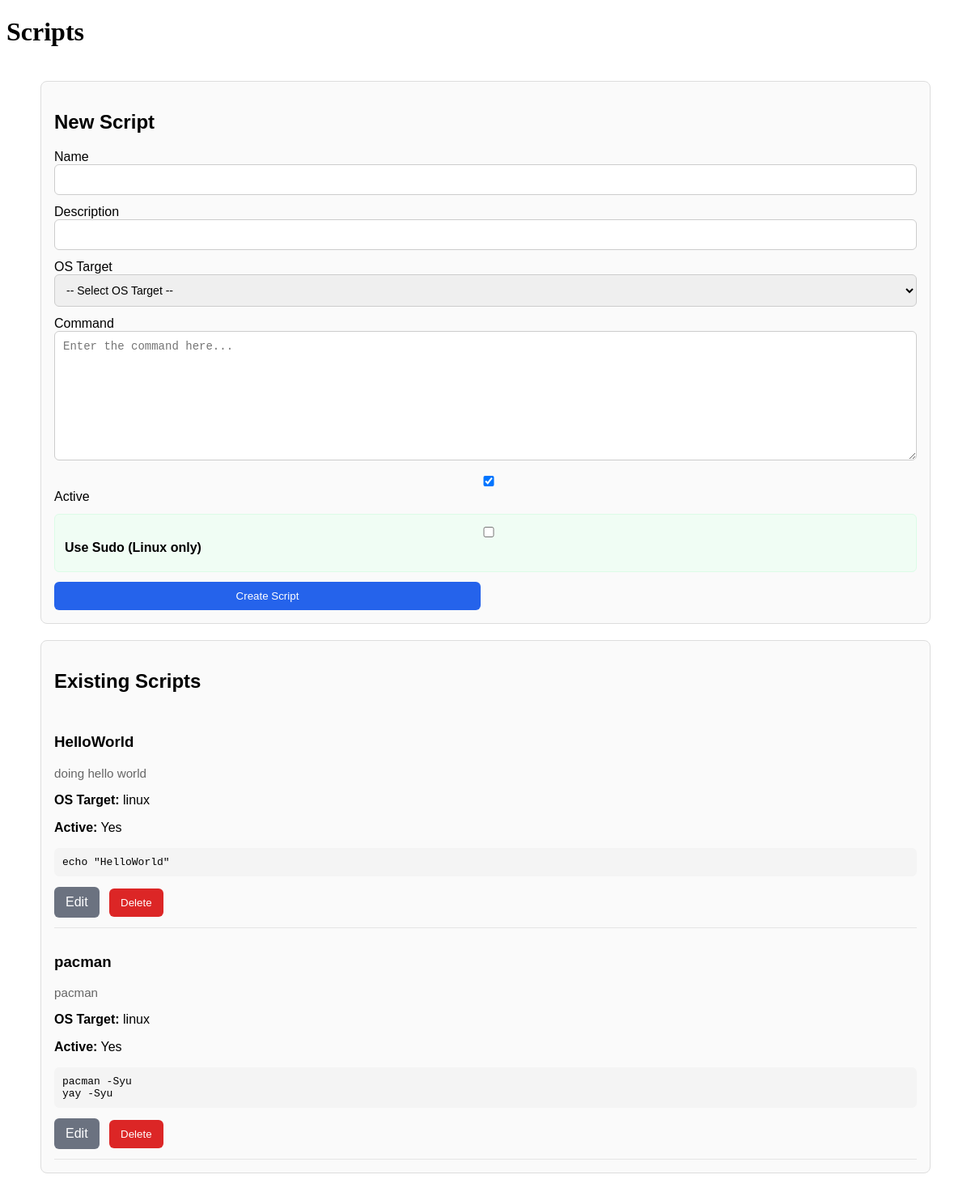
/scripts, run on the app's committed database.
### models.py (models this page shows, shortened)
class Script(db.Model):
    __tablename__ = 'scripts'
    pid = db.Column(db.Integer, primary_key=True)
    name = db.Column(db.Text, nullable=False)
    description = db.Column(db.Text, nullable=False)
    command = db.Column(db.Text, nullable=False)
    os_taget = db.Column(db.Text, nullable=False)
    is_active = db.Column(db.Boolean, default=False)
    use_sudo = db.Column(db.Boolean, default=False)
    sudo_password = db.Column(db.Text)
    jobs = db.relationship('Job', backref='script', cascade='all, delete-orphan')

### routes.py (the view, shortened to what this page needs)
    @app.route('/scripts', methods=['GET','POST'])
    def scripts():
        if request.method == 'GET':
            all_scripts = Script.query.all()
            return render_template('scripts.html', scripts=all_scripts)

### templates/scripts.html (shortened to what this page needs)
{% extends "base.html" %}
{% block content %}
<h1>Scripts</h1>
<div class="page-wrap">
  <div class="card">
    <h2>{% if edit_script %}Edit Script{% else %}New Script{% endif %}</h2>
    <form
      action="{% if edit_script %}{{ url_for('edit_script', pid=edit_script.pid) }}{% else %}{{ url_for('scripts') }}{% endif %}"
      method="post"
    >
      <div class="form-grid">
        <div>
          <label for="name">Name</label>
          <input type="text" id="name" name="name" required
                 value="{% if edit_script %}{{ edit_script.name }}{% endif %}">
        </div>
        <div>
          <label for="description">Description</label>
          <input type="text" id="description" name="description"
                 value="{% if edit_script %}{{ edit_script.description }}{% endif %}">
        </div>
        <div>
          <label for="os_target">OS Target</label>
          <select id="os_target" name="os_target" required>
            <option value="">-- Select OS Target --</option>
          </select>
        </div>
        <div>
          <label for="command">Command</label>
          <textarea id="command" name="command" required
                    placeholder="Enter the command here...">{% if edit_script %}{{ edit_script.command }}{% endif %}</textarea>
        </div>
        <div>
          <label>
            <input type="checkbox" name="is_active" {% if not edit_script or edit_script.is_active %}checked{% endif %}>
            Active
          </label>
        </div>
        <div style="background: #f0fdf4; padding: 12px; border-radius: 6px; border: 1px solid #dcfce7;">
          <label style="display: block; margin-bottom: 8px; font-weight: bold;">
            <input type="checkbox" name="use_sudo" id="use_sudo" {% if edit_script and edit_script.use_sudo %}checked{% endif %} onchange="toggleSudoPassword()">
            Use Sudo (Linux only)
          </label>
        </div>
        <div class="two-col">
          <button class="btn btn-primary" type="submit">
            {% if edit_script %}Save Changes{% else %}Create Script{% endif %}
          </button>
        </div>
      </div>
    </form>
  </div>
  <div class="card">
    <h2>Existing Scripts</h2>
    {% if scripts and scripts|length > 0 %}
      {% for script in scripts %}
        <div class="script-item">
          <h3>{{ script.name }}</h3>
          <p class="muted">{{ script.description }}</p>
          <p><strong>OS Target:</strong> {{ script.os_taget }}</p>
          <p><strong>Active:</strong> {{ 'Yes' if script.is_active else 'No' }}</p>
          <pre style="white-space: pre-wrap; background: #f4f4f4; padding: 10px; border-radius: 6px;">{{ script.command }}</pre>
          <div class="script-actions">
            <a class="btn btn-secondary" href="{{ url_for('edit_script', pid=script.pid) }}">Edit</a>
            <form action="{{ url_for('delete_script', pid=script.pid) }}" method="post" style="display:inline;">
              <button class="btn btn-danger" type="submit" onclick="return confirm('Delete this script?')">Delete</button>
            </form>
          </div>
        </div>
      {% endfor %}
    {% else %}
      <p>No scripts found.</p>
    {% endif %}
  </div>
</div>
{% endblock %}

### templates/scripts.html (style rules this page uses)
.page-wrap { max-width: 1100px; margin: 0 auto; padding: 20px; font-family: Arial, sans-serif; }
.card { border: 1px solid #ddd; border-radius: 8px; padding: 16px; margin-bottom: 20px; background: #fafafa; }
.script-item { border-bottom: 1px solid #e5e5e5; padding: 12px 0; }
.script-actions a, .script-actions button { margin-right: 8px; }
.form-grid { display: grid; gap: 12px; }
.form-grid input, .form-grid select, .form-grid textarea { width: 100%; padding: 10px; box-sizing: border-box; border: 1px solid #ccc; border-radius: 6px; font-size: 14px; }
.form-grid textarea { min-height: 160px; resize: vertical; font-family: monospace; }
.two-col { display: grid; grid-template-columns: 1fr 1fr; gap: 12px; }
.btn { padding: 10px 14px; border: none; border-radius: 6px; cursor: pointer; }
.btn-primary { background: #2563eb; color: white; }
.btn-danger { background: #dc2626; color: white; }
.btn-secondary { background: #6b7280; color: white; text-decoration: none; display: inline-block; }
.muted { color: #666; font-size: 0.95rem; }

### data on the page
Script: name "HelloWorld", description "doing hello world", os_taget "linux", is_active "Yes", command "echo \"HelloWorld\""
Script: name "pacman", description "pacman", os_taget "linux", is_active "Yes", command "pacman -Syu yay -Syu"
